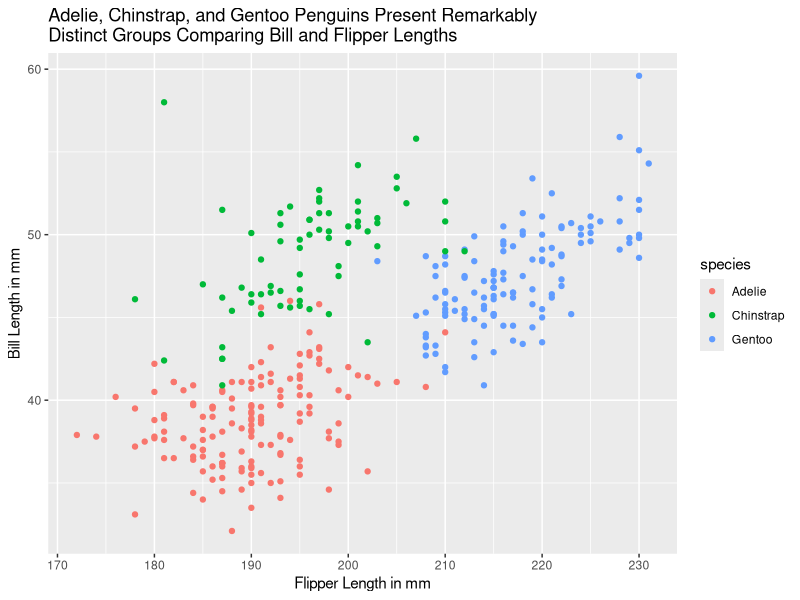

The R script that drew this image:
library(palmerpenguins)
library(ggplot2)

data(penguins)
plot <- penguins |>
  ggplot(aes(x = flipper_length_mm, y = bill_length_mm, colour = species)) +
  geom_point() +
  labs(x = "Flipper Length in mm", y = "Bill Length in mm", title = "Adelie, Chinstrap, and Gentoo Penguins Present Remarkably \nDistinct Groups Comparing Bill and Flipper Lengths")
  
plot

